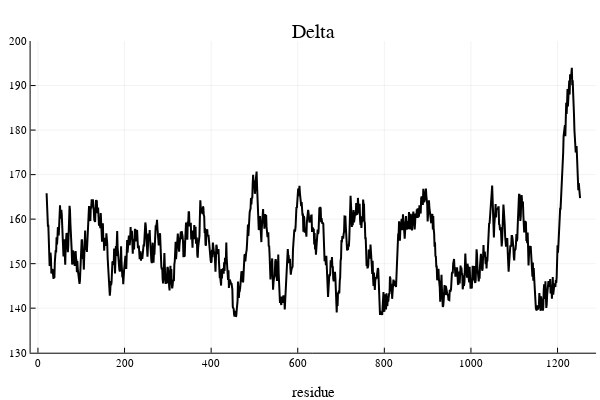

Source (notebook cell):
### Code cell
S = Sdelta
tle = "Delta"
range,sds,m=scan_window(S)
psi = score(S,MZ,m[2]+10);
out=findminima(psi,40)
pdelta = plot(psi[:,1],psi[:,2],xlabel="residue",title=tle,legend=false,lw=2,color=:black,ylims=(130,200))

### Figure 1 — Plotly figure (JSON) as saved in the notebook; plotly's stock layout.template omitted (floating-point values rounded to 4 significant figures; data arrays with more than 128 entries replaced by an {"elided": "..."} marker saying what was removed)
{"data": [{"colorbar": {"title": ""}, "legendgroup": "y1", "line": {"color": "rgba(0, 0, 0, 1.000)", "dash": "solid", "shape": "linear", "width": 2}, "mode": "lines", "name": "y1", "showlegend": true, "type": "scatter", "x": {"elided": "1233 int values"}, "xaxis": "x1", "y": {"elided": "1233 float values"}, "yaxis": "y1", "zmax": null, "zmin": null}], "layout": {"annotations": [{"font": {"color": "rgba(0, 0, 0, 1.000)", "family": "sans-serif", "size": 20}, "rotation": 0, "showarrow": false, "text": "Delta", "x": 0.5222, "xanchor": "center", "xref": "paper", "y": 1, "yanchor": "top", "yref": "paper"}], "height": 400, "margin": {"b": 20, "l": 0, "r": 0, "t": 20}, "paper_bgcolor": "rgba(255, 255, 255, 1.000)", "plot_bgcolor": "rgba(255, 255, 255, 1.000)", "showlegend": false, "width": 600, "xaxis": {"anchor": "y1", "domain": [0.05101, 0.9934], "gridcolor": "rgba(0, 0, 0, 0.100)", "gridwidth": 0.5, "linecolor": "rgba(0, 0, 0, 1.000)", "mirror": false, "range": [-16.96, 1289.0], "showgrid": true, "showline": true, "showticklabels": true, "tickangle": 0, "tickcolor": "rgb(0, 0, 0)", "tickfont": {"color": "rgba(0, 0, 0, 1.000)", "family": "sans-serif", "size": 11}, "tickmode": "array", "ticks": "inside", "ticktext": ["0", "200", "400", "600", "800", "1000", "1200"], "tickvals": [0, 200, 400, 600, 800, 1000, 1200], "title": "residue", "titlefont": {"color": "rgba(0, 0, 0, 1.000)", "family": "sans-serif", "size": 15}, "type": "-", "visible": true, "zeroline": false, "zerolinecolor": "rgba(0, 0, 0, 1.000)"}, "yaxis": {"anchor": "x1", "domain": [0.07581, 0.9415], "gridcolor": "rgba(0, 0, 0, 0.100)", "gridwidth": 0.5, "linecolor": "rgba(0, 0, 0, 1.000)", "mirror": false, "range": [130, 200], "showgrid": true, "showline": true, "showticklabels": true, "tickangle": 0, "tickcolor": "rgb(0, 0, 0)", "tickfont": {"color": "rgba(0, 0, 0, 1.000)", "family": "sans-serif", "size": 11}, "tickmode": "array", "ticks": "inside", "ticktext": ["130", "140", "150", "160", "170", "180", "190", "200"], "tickvals": [130, 140, 150, 160, 170, 180, 190, 200], "title": "", "titlefont": {"color": "rgba(0, 0, 0, 1.000)", "family": "sans-serif", "size": 15}, "type": "-", "visible": true, "zeroline": false, "zerolinecolor": "rgba(0, 0, 0, 1.000)"}}}
